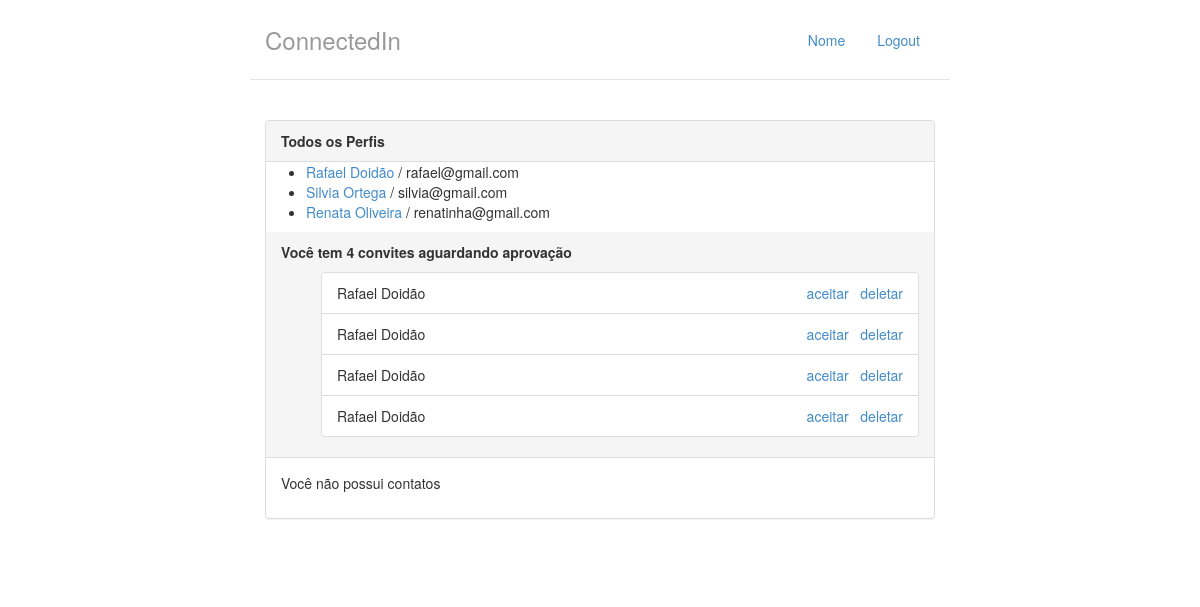
Before: / with the older database file.
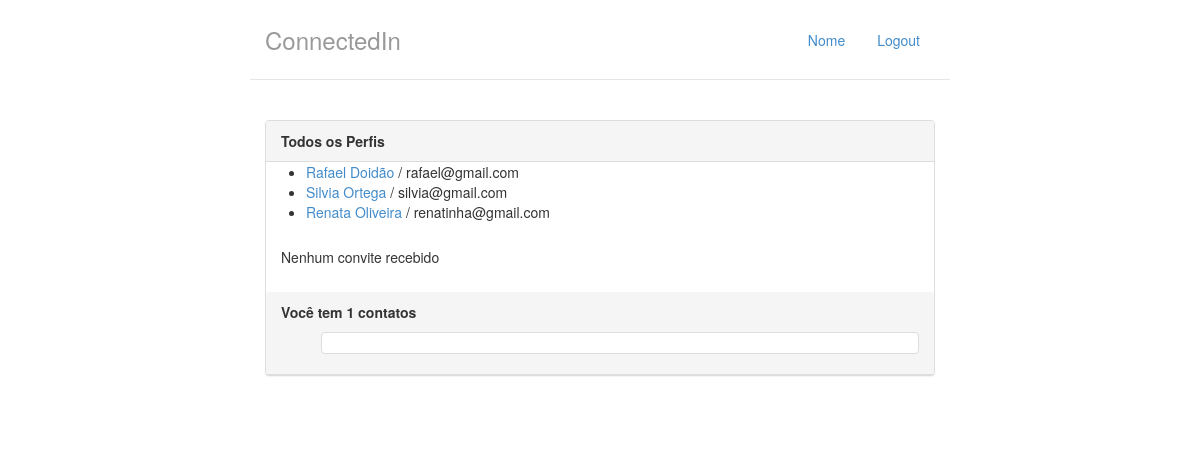
After: the same page with the newer database file.
### perfis/models.py (models this page shows, shortened)
class Perfil(models.Model):
  nome = models.CharField(max_length=255, null=False)
  email = models.CharField(max_length=255, null=False)
  telefone = models.CharField(max_length=15, null=False)
  nome_empresa = models.CharField(max_length=255, null=False)
  contatos = models.ManyToManyField('self')

class Convite(models.Model):
  solicitante = models.ForeignKey(Perfil, related_name='convites_feitos')
  convidado = models.ForeignKey(Perfil, related_name='convites_recebidos')

### perfis/views.py (the view)
# urls.py: url(r'^$', views.index, name='index'),
def index(request):
  return render(request, 'index.html', {
    'perfis': Perfil.objects.all(),
    'perfil_logado': get_perfil_logado(request),
  })

### perfis/views.py (called while the page is built)
def get_perfil_logado(request):
  return Perfil.objects.get(id=1)

### perfis/templates/index.html (shortened to what this page needs)
{% extends "base.html" %}
{% block body %}
<div class="col-lg-12">
  <div class="panel panel-default">
    <div class="panel-heading">
      <strong>Todos os Perfis</strong>
    </div>
    {% if perfis %}
    <ul>
      {% for perfil in perfis %}
      <li>
        <a href="{% url 'exibir' perfil.id%}">{{ perfil.nome }}</a> / {{ perfil.email }}
      </li>
      {% endfor %}
    </ul>
    {% else %}
    <p>Nenhum Perfil encontrado</p>
    {% endif %}
    <div class="panel-default">
      {% with total_de_convites=perfil_logado.convites_recebidos.count %}
        {% if total_de_convites %}
        <div class='panel-heading'>
          <p>
            <strong>Você tem {{ total_de_convites }} convite{{ total_de_convites |pluralize }} aguardando aprovação</strong>
          </p>
          <ul>
            {% for convite in perfil_logado.convites_recebidos.all %}
            <li class='list-group-item'>
              {{ convite.solicitante.nome }}
              <div class='pull-right'>
                <a href='{% url "aceitar" convite.id %}'>aceitar</a>
                <a href='{% url "deletar" convite.id %}'>deletar</a>
              </div>
            </li>
            {% endfor %}
          </ul>
        </div>
        {% else %}
        <div class='panel-body'>
          <p>Nenhum convite recebido</p>
        </div>
        {% endif %}
      {% endwith %}
    </div>
    <div class="panel-default">
      {% with total_de_contatos=perfil_logado.contatos.count %}
        {% if total_de_contatos %}
        <div class='panel-heading'>
          <p>
            <strong>Você tem {{ total_de_contatos }} contatos{{ total_de_contatos |pluralize }}</strong>
          </p>
          <ul>
            {% for contato in perfil_logado.contatos.all %}
            <li class='list-group-item'>
            </li>
            {% endfor %}
          </ul>
        </div>
        {% else %}
        <div class='panel-body'>
          <p>Você não possui contatos</p>
        </div>
        {% endif %}
      {% endwith %}
    </div>
  </div>
</div>
{% endblock %}

### perfis/templates/base.html (shortened to what this page needs)
{% load staticfiles %}
<!DOCTYPE html>
<html lang="pt">
<head>
  <link href="{% static 'styles/bootstrap.css' %}" rel="stylesheet">
  <link href="{% static 'styles/main.css' %}" rel="stylesheet">
</head>
<body>
  <div class="container">
    <div class="header">
      <div class="col-lg-12">
        <ul class="nav nav-pills pull-right">
          <li class="">
            <a href="{% url 'index' %}">Nome</a>
          </li>
          <li class="">
            <a href="/logout/">Logout</a>
          </li>
        </ul>
        <h3 class="text-muted">ConnectedIn</h3>
      </div>
    </div>
    <div class="row content">
      {% block body %} {% endblock %}
    </div>
  </div>
</body>
</html>

### perfis/static/styles/main.css (style rules this page uses)
body { padding-top: 20px; padding-bottom: 20px; }
.header, .content, .footer { padding-left: 15px; padding-right: 15px; }
.header { border-bottom: 1px solid #e5e5e5; }
.header h3 { margin-top: 0; margin-bottom: 0; line-height: 40px; padding-bottom: 19px; }
@media (min-width: 768px) { .container { max-width: 730px; } }
.content { margin: 40px 0; }
@media screen and (min-width: 768px) { .header, .content, .footer { padding-left: 0; padding-right: 0; } }
@media screen and (min-width: 768px) { .header { margin-bottom: 30px; } }

Changed rows visible on the page:
removed Convite: solicitante.nome "Rafael Doidão"
removed Convite: solicitante.nome "Rafael Doidão"
removed Convite: solicitante.nome "Rafael Doidão"
removed Convite: solicitante.nome "Rafael Doidão"
Other visible differences:
{{ total_de_contatos }}: (not shown) → "1"
{{ total_de_convites }}: "4" → (not shown)
text no longer shown: "convite aguardando aprovação Você não possui contatos"
text now shown: "Nenhum convite recebido contatos"
